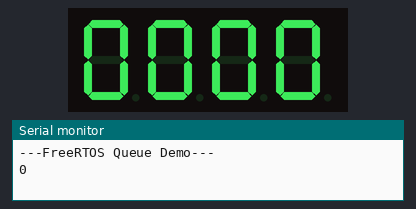
Bench run of a sketch on a simulated ESP32. Shown: 4-digit seven-segment display, the last lines printed to the serial monitor.

Above: at 1.1 s.
At 5.2 s:
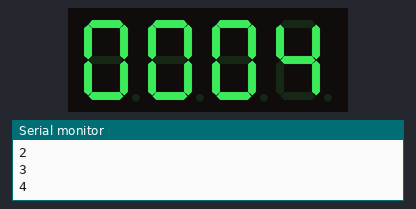
At 10.3 s:
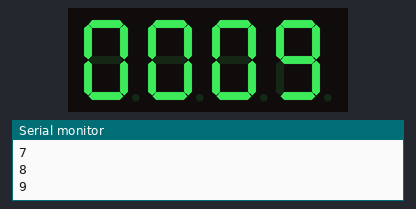
At 19.5 s:
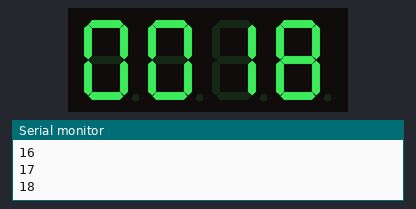
At 29.2 s:
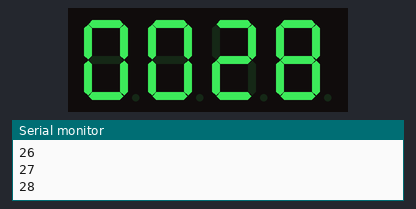
At 38.4 s:
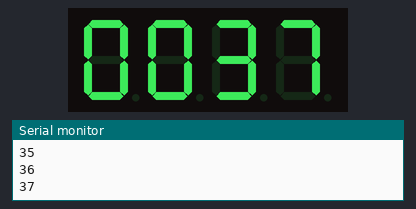

Measured:
- what the display in image 0 shows lasts 1.1 s, from 1.0 s to 2.1 s

The sketch:

queue3.ino
```cpp
#include <TM1637Display.h>

// Use only core 1 for demo purposes
#if CONFIG_FREERTOS_UNICORE
static const BaseType_t app_cpu = 0;
#else
static const BaseType_t app_cpu = 1;
#endif

#define CLK 18                   //Set the CLK pin connection to the display
#define DIO 23                   //Set the DIO pin connection to the display
TM1637Display display(CLK, DIO); //set up the 4-Digit Display.

// Settings
static const uint8_t msg_queue_len = 5;

// Globals
static QueueHandle_t msg_queue;

//*****************************************************************************
// Tasks

// Task: wait for item on queue and print it
void printMessages(void *parameters)
{

    int item;

    display.setBrightness(3);
    display.clear();

    // Loop forever
    while (1)
    {

        // See if there's a message in the queue (do not block)
        if (xQueueReceive(msg_queue, (void *)&item, 0) == pdTRUE)
        {
            Serial.println(item);
            display.showNumberDec(item, true);
        }
        //Serial.println(item);

        // Wait before trying again
        vTaskDelay(500 / portTICK_PERIOD_MS);
    }
}

//*****************************************************************************
// Main (runs as its own task with priority 1 on core 1)

void setup()
{

    // Configure Serial
    Serial.begin(115200);

    // Wait a moment to start (so we don't miss Serial output)
    vTaskDelay(1000 / portTICK_PERIOD_MS);
    Serial.println();
    Serial.println("---FreeRTOS Queue Demo---");

    // Create queue
    msg_queue = xQueueCreate(msg_queue_len, sizeof(int));

    // Start print task
    xTaskCreatePinnedToCore(printMessages,
                            "Print Messages",
                            1024,
                            NULL,
                            1,
                            NULL,
                            app_cpu);
}

void loop()
{

    static int num = 0;

    // Try to add item to queue for 10 ticks, fail if queue is full
    if (xQueueSend(msg_queue, (void *)&num, 10) != pdTRUE)
    {
        Serial.println("Queue full");
    }
    num++;

    // Wait before trying again
    vTaskDelay(1000 / portTICK_PERIOD_MS);
}
```
